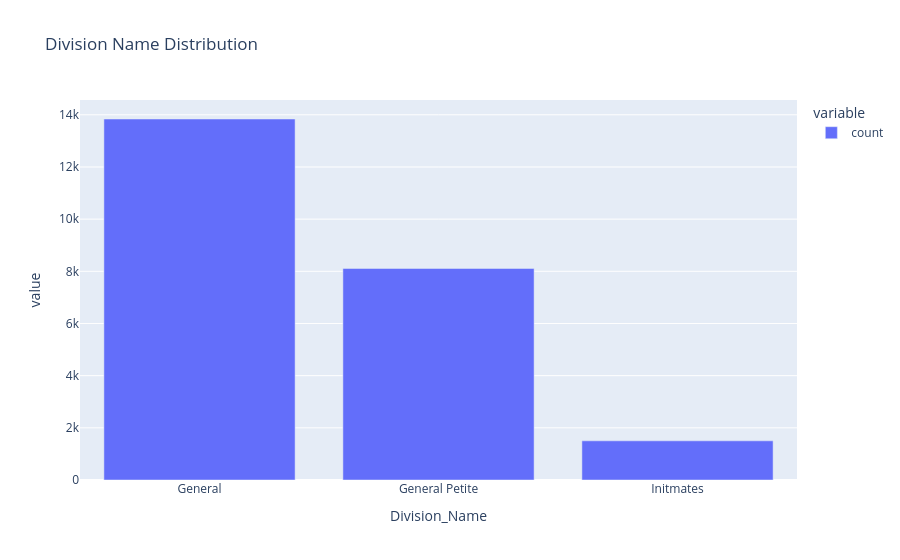

The notebook cell this image was saved under:
### Code cell
fig = px.bar(
    df['Division_Name'].value_counts(),
    title='Division Name Distribution'
)

fig.show()

### Figure 1 — Plotly figure (JSON) as saved in the notebook; plotly's stock layout.template omitted (floating-point values rounded to 4 significant figures)
{"data": [{"hovertemplate": "variable=count<br>Division_Name=%{x}<br>value=%{y}<extra></extra>", "legendgroup": "count", "marker": {"color": "#636efa", "pattern": {"shape": ""}}, "name": "count", "orientation": "v", "showlegend": true, "textposition": "auto", "type": "bar", "x": ["General", "General Petite", "Initmates"], "xaxis": "x", "y": [13839, 8110, 1502], "yaxis": "y"}], "layout": {"barmode": "relative", "legend": {"title": {"text": "variable"}, "tracegroupgap": 0}, "title": {"text": "Division Name Distribution"}, "xaxis": {"anchor": "y", "domain": [0, 1], "title": {"text": "Division_Name"}}, "yaxis": {"anchor": "x", "domain": [0, 1], "title": {"text": "value"}}}}
